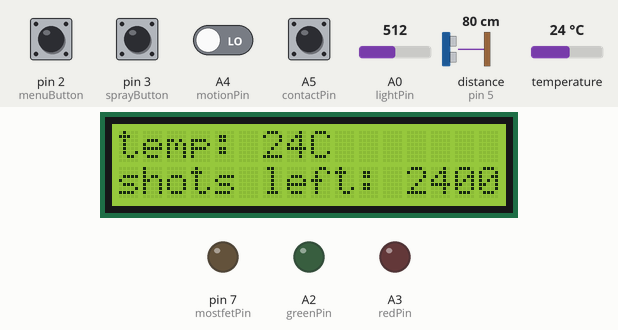
This sketch was run on a simulated Arduino Uno, built with avr-gcc and run on an emulated ATmega328P. On the bench: 16×2 character LCD, output pins drawn as LEDs (lit = HIGH). Wiring (inferred from the names in the program): ultrasonic range finder: trigger pin 4; echo pin 5. Dashed ring = blinking. Inputs (shaded band) come from the test bench; at power-on: A5 (contactPin) HIGH, A4 (motionPin), pin 2 (menuButton), pin 3 (sprayButton) LOW, temperature 24 °C, A0 (lightPin) = 512, distance to the obstacle (sensor on pin 5) 80 cm. The echo pulse lasts 58.3 µs per cm; pins used as bus, display or sensor lines are not drawn; what the sketch prints to the serial monitor is not drawn.

Above: at 1.2 s.
1.3 s: A4 (motionPin) driven HIGH
At 2.2 s:
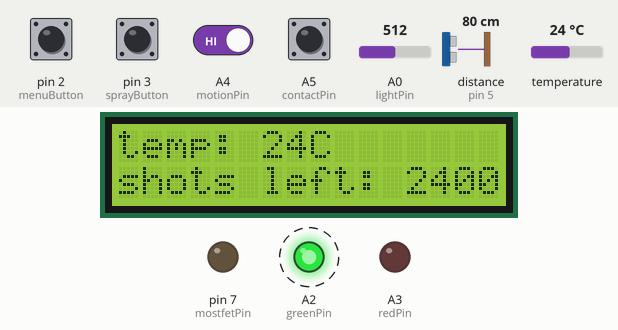
5.0 s: temperature set to 9 °C
At 6.9 s:
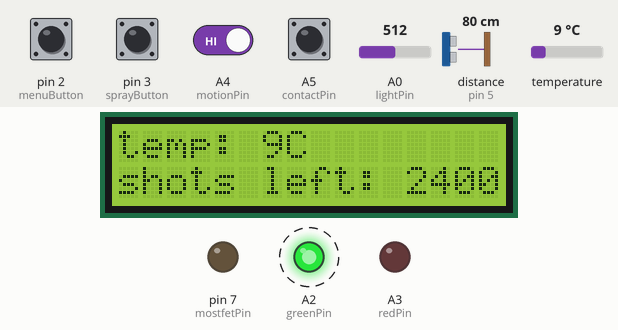
7.1 s: A0 (lightPin) set to 0
12.2 s: temperature set to 12 °C
At 13.3 s:
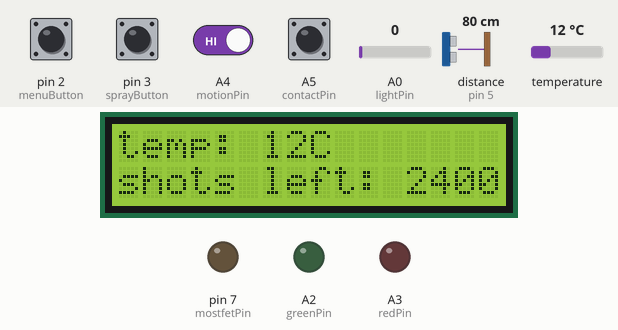
13.9 s: pin 2 (menuButton) pulled HIGH for 0.95 s
Timing chart, 0 to 16.9 s (numbered marks = the images above; inputs shaded):
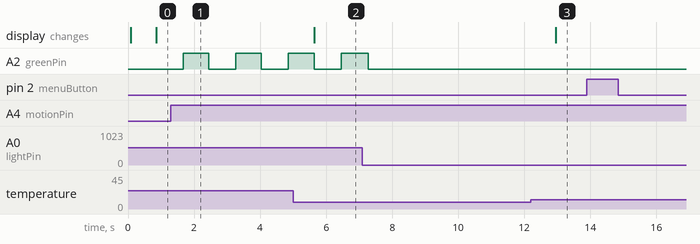

The sketch:

Airwick.ino
```cpp
/*
 * Sensing Scents: A Smarter AirWick
 * By Noal Balint and Graham Sela
*/

#include <LiquidCrystal.h>
#include <OneWire.h>
#include <DallasTemperature.h>

int mostfetPin = 7;
int lightPin = A0;
int tempPin = 6;
int echoPin = 5;
int trigPin = 4;
int motionPin = A4;
int contactPin = A5;

int sprayShots = 2400;
int sprayDelay = 0;

int flushDuration = 0;
int state = 0;

unsigned long sprayInterupt = 0;
unsigned long menuInterupt = 0;
const int sprayButton = 3;
const int menuButton = 2;

//These may need to be resized depending on how many timers we need.
bool timerSet[2] = {false, false};
unsigned long timer[2] = {0,0};

int redPin = A3;
int greenValue = 0;
int greenPin = A2;

// spray iminent not included here– this will be represented by a blinking LED – related to state 6
char *states[] = {
  "resting     ", // 0
  "pee         ", // 1
  "poop        ", // 2
  "cleaning    ", // 3
  "menu open   ", // 4
  "sensing use ", // 5
  "spray       ", // 6
  "cannot spray", // 7
};

char *delays[] = {
  "10s", // 0
  "20s", // 1
  "30s", // 2
};

LiquidCrystal lcd(8, 9, 10, 11, 12, 13);
OneWire oneWire(tempPin);
DallasTemperature sensors(&oneWire);

void setup() {
  Serial.begin(9600);   // debug terminal
  sensors.begin();      // temperature setup
  lcd.begin(16, 2);     // lcd setup
  pinMode(mostfetPin, OUTPUT);
  pinMode(lightPin, INPUT);
  pinMode(trigPin, OUTPUT);
  pinMode(echoPin, INPUT);
  pinMode(motionPin, INPUT);
  pinMode(contactPin, INPUT);
  pinMode(menuButton, INPUT); //For switching to Menu Mode,
  attachInterrupt(1, menuISR, RISING); //will change the state of the system.
  pinMode(sprayButton, INPUT); //For Spray interupt. On button click,
  attachInterrupt(0, sprayISR, RISING); //will power toilet freshener to spray once.
}

void loop() {

  LEDstate();

  isSprayBlocked();
  // need to always be sensing for this
  flushDuration = senseToiletFlush();

  // display temp
  lcd.setCursor(0,0);
  lcd.print("temp: ");
  lcd.print(temp());
  lcd.print("C       ");
  lcd.setCursor(0,1);
  lcd.print("shots left: ");
  lcd.print(sprayShots);

  // if room is dark don't run normal program
  if (!light()) {

    state = 0;
    printState(0);
    // LED STATE ASSIGNMENT

  // ANOTHER ELSEIF FOR OPPERATOR MENU IMPLEMENTATION / INTERUPT


  // stay in cleaning mode until the brush gets returned
  } else if (state == 3) {
    if (motion() == 1) {
      state = 0;
    }

  // if the unit has determined it's state, stop sensing
  } else if (state != 0) {

    // if toilet brush returns, no longer in cleaning mode
    if (motion() == 1){
      state = 0;
    }
                // 'in use' LED mode

  } else {
    senseUseType();
  }
}

int temp() {
  sensors.requestTemperatures();
  return sensors.getTempCByIndex(0);
}
bool motion() {
  return digitalRead(motionPin);
}

int light() {
  return analogRead(lightPin);
}

// adapted from Rui Santos, https://randomnerdtutorials.com/complete-guide-for-ultrasonic-sensor-hc-sr04/
// distance measured in cm
int distance(){
    digitalWrite(trigPin, LOW);
    delayMicroseconds(5);
    digitalWrite(trigPin, HIGH);
    delayMicroseconds(10);
    digitalWrite(trigPin, LOW);
    return (pulseIn(echoPin, HIGH)/2)/29.1;
}

int senseToiletFlush() {
  int start = millis();
  // 0 == contact, 1 == no contact
  while (digitalRead(contactPin) == 0) {
    // nop; burn millis counter
  }
  int endTime = millis();
  int duration = endTime - start;
                                            // debugging
                                            //  if (duration > 3){
                                            //    Serial.print("duration is: ");
                                            //    Serial.println(duration);
                                            //  }
  return duration;
}

void senseUseType() {
  if (motion()) {
    state = 3;
    printState(3);
  }
  else if (flushDuration > 1000) {
    // poop
    printState(2);
    spray(2);
  }
  else if (flushDuration > 100){
    // pee
    printState(1);
    spray(1);
  } else {
  // if no toilet brush movement nor flush, go back to base state.
    state = 0;
  }
}

void spray(int shots){

                                       // delay based on preference set by user should go here too
                                       // this is something that we could/should probably use with EEPROM

  // there was no flush: do not spray, this was a misread
  if (shots == 1){
    Serial.println("SPRAY 1");
    digitalWrite(mostfetPin, HIGH);
    // delay for 1s, but don't actually delay for 1s??
    delay(1000);
    digitalWrite(mostfetPin, LOW);
  } else if (shots == 2){
    Serial.println("SPRAY 2");
    digitalWrite(mostfetPin, HIGH); // x2 - how to do this? hold for 1s, rest 1s, hold for 1s again?
    delay(1000);
    digitalWrite(mostfetPin, LOW);
    delay(1000);
    digitalWrite(mostfetPin, HIGH);
    delay(1000);
    digitalWrite(mostfetPin, LOW);
  }
}

bool isSprayBlocked(){
  if (distance() < 10) {
    // angry blink leds
    printState(7);
  }
}
void LEDstate() {
  if (state == 6) {
    blink();
  } else if (sprayShots < 500) {
    analogWrite(redPin, 255);
    analogWrite(greenPin, 0);
  } else if (state != 0) {
    analogWrite(greenPin, 255);
    analogWrite(redPin, 0);
  } else if (state == 0) {
    analogWrite(greenPin, 0);
    analogWrite(redPin, 0);
  }
}

void blink() {

  if (!timerSet[0]) {

    timerSet[0] = true;
    timer[0] = millis();
  }

  if (wait(0, 1000)) {

    analogWrite(greenPin, greenValue);

    if (greenValue == 0) {
      greenValue = 255;
    } else if (greenValue == 255) {
      greenValue = 0;
    }
  }
}

bool wait(int timerNum, int interval) {

  if (millis() - timer[timerNum] >= interval) {

    timerSet[timerNum] = false;
    return true;

  } else {

    return false;
  }
}

// for debugging
void printState(int state) {
  Serial.print("light is: ");
  Serial.println(light());
  Serial.print("motion is: ");
  Serial.println(motion());
  Serial.print("distance is: ");
  Serial.println(distance());
  Serial.print("flushTime is: ");
  Serial.println(flushDuration);
  Serial.print("state is: ");
  Serial.println(states[state]);
  Serial.println("####################");
}

//Interupt for immediate spray. Checks to see if bounced, then sprays if it has not.
void sprayISR() {

  unsigned long currInterupt = millis();
  if (currInterupt - sprayInterupt >= 50) {
    spray(1);
    state = 6;
  }
  sprayInterupt = currInterupt;
}

//Interrupt for switching to menu state or selecting menu options. Will either show menu options or execute the
//task depending on state.
void menuISR() {

  unsigned long currInterupt = millis();
  if (currInterupt - menuInterupt >= 50) {
    if (state != 4) {
      state = 4;

    } else {
      spray(1);
    }
  }
  menuInterupt = currInterupt;
}
```

Measured:
- after the input at 1.3 s, A2 (greenPin): alternates HIGH for 0.77 s and LOW for 0.82 s, starting after 0.37 s
- after the input at 5.0 s, the display: changes after 0.63 s (image 2)
- after the input at 12.2 s, the display: changes after 0.75 s (image 3)
